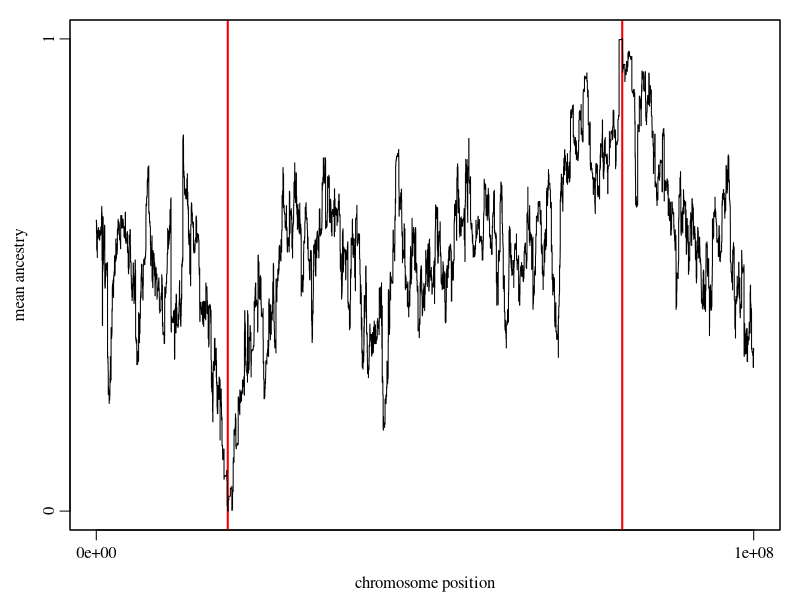

Here is the R script that generated this plot:
#	plot_ancestry.R
#
#	Plot ancestry (mean ancestral subpop) versus chromosome position
#
#	Ben Haller, 4/30/2018

setwd("~/DocumentsSynced/Research/Messer lab/Publication TreeSeq/SLiMTreeSeqPub/examples/example 3 true local ancestry/")
h <- read.csv("ex3_TS_ancestry.csv")

breaks <- h$breaks
ancestry <- h$ancestry

xr <- range(breaks)
yr <- range(ancestry)

# plot
quartz(width=5.5, height=2.5, type="pdf", file="ancestry.pdf")
par(mar=c(3.5, 3.5, 1, 1), family="serif", mgp=c(2.1, 0.6, 0))
plot(x=xr, y=yr, type="n", xlab="chromosome position", ylab="mean ancestry", xaxp=c(xr,1), yaxp=c(yr,1))
abline(v=1e8 * 0.2, col="red", lwd=2)
abline(v=1e8 * 0.8, col="red", lwd=2)
lines(x=breaks, y=ancestry, type="s")
box()
dev.off()



















